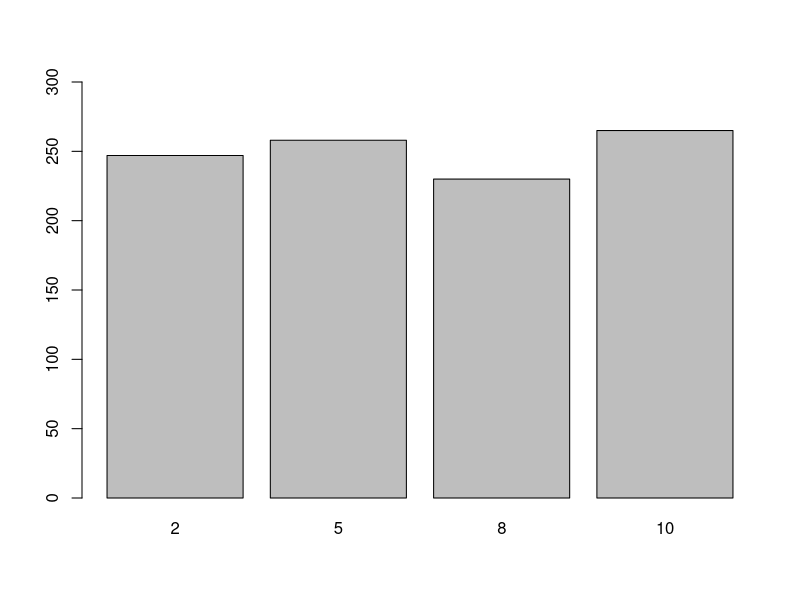
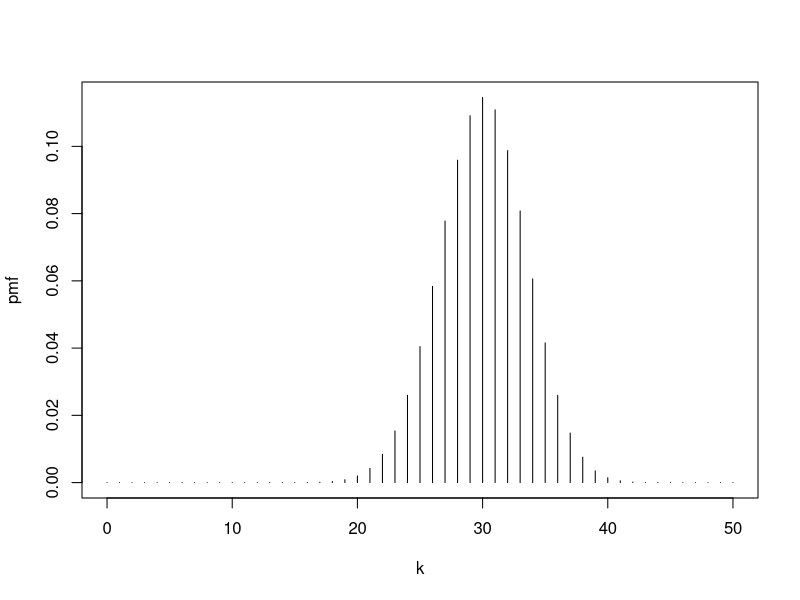

These charts were generated, in order, by the following R code:
## ---- chunk 1
set.seed(123789)
x <- sample(x=c(2,5,8,10), size=1000, replace=T,
prob=c(1/4,1/4,1/4,1/4))
barplot(table(x), ylim=c(0,300))
## ---- chunk 2
n <- 50
p <- 0.6
k <- 0:n
pmf <- dbinom(k,n,p)
plot(k,pmf, type='h')
## ---- chunk 3
1-pbinom(29,50,0.6)
## ---- chunk 4
qbinom(0.8,50,0.6)
## ---- chunk 5
rbinom(100,50,0.6)
## ---- chunk 6
dpois(2,4) + dpois(1,4) + dpois(0,4)
